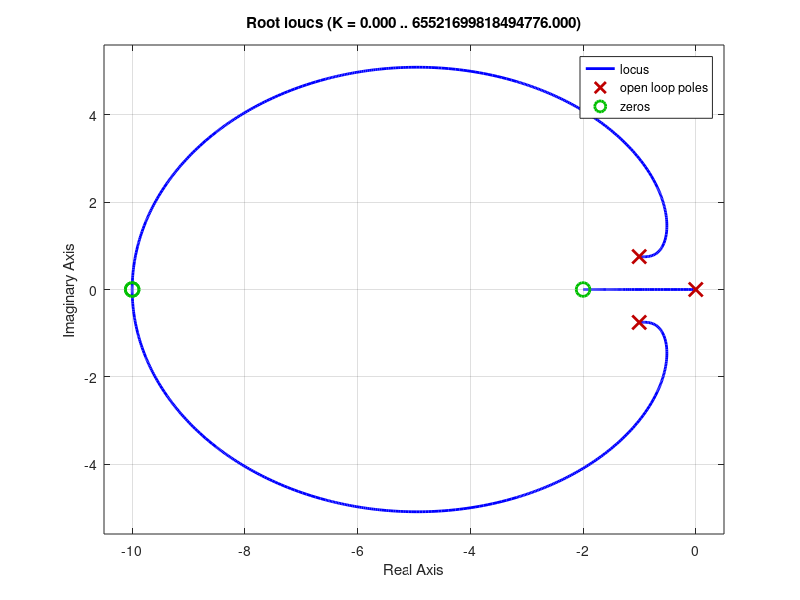

Here is the MATLAB script that generated this plot: (Note: this script raises an error after producing the figure.)
clc 
clear all
close all

% Aggiunge il FF al med_paper1


%% DEFINIZIONE TEMPO DI SIMULAZIONE

% Definizione di un predefinito numero di campioni spalmati sull'intervallo
% di tempo
numeroCampioni=20000;

% Definizione del tempo finale di simulazione
tempoFinale=2;

% Definizione del delta t
delta_t=tempoFinale/numeroCampioni;

numeroCampioni=numeroCampioni+1;

% Definizione del vettore dei tempi
t=[0:delta_t:tempoFinale];

%% INPUT DATI
% Input da questo file.
code=0;

if(code==1)
    %inserire il numero di salti:
    numControllori=input('Inserire il numero desiderato di Controllori: ');
    numSalti=numControllori-1;
    
    %inserire il riferimento (quello a regime permanente):
    numRifStatico=input('Inserire il numeratore del riferimento statico: ');
    denRifStatico=input('Inserire il denominatore del riferimento statico: ');
    rifStaticoTempo=input('Inserire l espressione del riferimento statico nel tempo: ');
    
    %inserire il riferimento dinamico:
    numRifDinamico=input('Inserire il numeratore del riferimento dinamico: ');
    denRifDinamico=input('Inserire il denominatore del riferimento dinamico: ');
    rifDinamicoTempo=input('Inserire l espressione del riferimento dinamico nel tempo: ');

    
    %inserire il processo:
    numProcesso=input('Inserire il numeratore del processo: ');
    
    %inserire condizioni iniziali del processo:
    condInizialiProcesso=input('Inserire le condizioni iniziali del processo: ');
    
    for i=1:numControllori
        stringaControllerNum=strcat('Inserire il numeratore del controllore ',num2str(i),': ');
        controllerNum=input(stringaControllerNum);
        stringaControllerDen=strcat('Inserire il denominatore del controllore ',num2str(i),': ');
        controllerDen=input(stringaControllerDen);
        sistema(i).fdtControllore=tf(controllerNum, controllerDen);
    end
    
    guadagnoErrore=input('Inserire guadagno relativo all errore: ');
    guadagnoDerivataErrore=input('Inserire guadagno relativo alla derivata dell errore');
    
else
    numSalti=1;
    numControllori=numSalti+1;

    esponente=25;
    
     numRifDinamico=esponente;
     denRifDinamico=[1 esponente 0];
%     numRifDinamico=1;
%     denRifDinamico=[1 0];
    rifDinamicoTempo=1-exp(-esponente*t);
    
     wn=2*pi/5;
    delta=0.8;
    % P=k/(s^2+as+b)
    k1=1*(wn^2);
    k2=20*(wn^2);
    k3=100*(wn^2);

    a=2*delta*wn;
    b=wn^2;
    
    
    
    numProcesso=[k1 k2 k3];
    denProcesso=[1 a b];
    
    CI_Processo=[0; 0];
    CI_Controllore=0;
    CI_cc=[CI_Controllore; CI_Processo];
    
    Kp=[0.1 0.3];
    Ki=[0.2 3];
    % Ki=[0.2 3 0.2];

    sistema(1).fdtControllore=tf([Kp(1) Ki(1)], [1 0]);
    sistema(2).fdtControllore=tf([Kp(2) Ki(2)], [1 0]);
   % sistema(3).fdtControllore=tf([Kp Ki(3)], [1 0]);
   
   % segnale di feedforward
   den_w=[1 250];
   num_w=[1];
 
   
%       esponente=50;
%    
%     
%     wn=2*pi/3;
%     delta=50;
%     % P=k/(s^2+as+b)
%     k1=1*(wn^2);
%     k2=5*(wn^2);
%     k3=1000*(wn^2);
% 
%     a=2*delta*wn;
%     b=wn^2;
%     
%     Kp=[8.3 2.8];
%     Ki=[0.1 20.5];
   
    % guadagno associato all'errore nel funzionale di costo
    p1=10;
    % guadagno associato alla derivata dell'errore nel funzionale di costo
    p2=1e-2;
end

%% COSTRUZIONE FUNZIONI DI TRASFERIMENTO

%fdt del riferimento dinamico
fdtRifDinamico=tf(numRifDinamico, denRifDinamico)

%fdt del processo
fdtProcesso=tf(numProcesso, denProcesso)

%fdt del FF
fdtFF=tf(num_w, den_w);


%fdt dei sistemi a ciclo chiuso 
for i=1:numControllori
    %il sistema a ciclo chiuso
    sistema(i).fdtCicloChiuso=feedback(sistema(i).fdtControllore*fdtProcesso,1)
    sistema(i).fdtCicloChiusoFF=feedback(fdtProcesso,sistema(i).fdtControllore)
end
figure(3)
rlocus(sistema(1).fdtControllore*fdtProcesso)
%% COSTRUZIONE MATRICI DI STATO
% phi = rd - rs
% COSTRUZIONE A_phi
   
% Passare al sistema in forma minima per semplificare la funzione di
% trasferimento
sistema_rd=ss(fdtRifDinamico,'minimal');
   
% Ottenere numeratore e denominatore della fdt
[num_rd,den_rd]=tfdata(tf(sistema_rd),'v');


% Passare al sistema in forma minima per semplificare la funzione di
% trasferimento
sistema_w=ss(fdtFF,'minimal');
   
% Ottenere numeratore e denominatore della fdt
[num_w,den_w]=tfdata(tf(sistema_w),'v');
    
% Calcolo del numero di stati
numStati_r=length(den_rd)-1;

A_rd=zeros(numStati_r, numStati_r);

% Calcolo della matrice A del sistema
if(numStati_r>1)
    A_rd(1:numStati_r-1,2:numStati_r)=eye(numStati_r-1);
    A_rd(1:numStati_r-1,1)=zeros(numStati_r-1,1);
    A_rd(numStati_r,:)=-den_rd(numStati_r+1:-1:2);
else
    if (numStati_r==1)
        A_rd=-den_rd(2);
    end
end

%Calcolo del numero di stati
numStati_w=length(den_w)-1;

A_w=zeros(numStati_w, numStati_w);

% Calcolo della matrice A del sistema
if(numStati_w>1)
    A_w(1:numStati_w-1,2:numStati_w)=eye(numStati_w-1);
    A_w(1:numStati_w-1,1)=zeros(numStati_w-1,1);
    A_w(numStati_w,:)=-den_w(numStati_w+1:-1:2);
else
    if (numStati_w==1)
        A_w=-den_w(2);
    end
end
 

% Costruzione del sistema processo
[num_p,den_p]=tfdata(fdtProcesso,'v');
numStati_p=length(den_p)-1;
if(numStati_p>1)
    % 1) Riempire le prime n-1 righe dalla seconda colonna in poi con I shiftato a destra di 1.
    A_p(1:numStati_p-1,2:numStati_p)=eye(numStati_p-1);
    % 2) Riempire la prima colonna fino a n-1 righe di zeri.
    A_p(1:numStati_p-1,1)=zeros(numStati_p-1,1);
    % 3) Riempire l'ultima riga con i coefficienti del denominatore
    % cambiati di segno.
    A_p(numStati_p,:)=-den_p(numStati_p+1:-1:2);
else
    % In questo caso A è scalare.
    A_p=-den_p(2);
end

% Costruire B in forma canonica di controllore:
% 1) Riempire le prime n-1 righe di zeri.
B_p=zeros(numStati_p,1);
% 2) Settare a 1 l'ultima riga.
B_p(numStati_p,1)=1;

D_p=num_p(1);

% Costruire C in forma canonica di controllore:
C_p=zeros(1,numStati_p);
% 1) Riempire la prima riga di C con i coefficienti del numeratore dal
% grado + basso al + alto.
C_p(1:numStati_p)=num_p(numStati_p+ 1:-1:2)-D_p*den_p(numStati_p+ 1:-1:2);

% Normalizzo la matrice C mettendo i suoi coefficienti nella dinamica
mul=eye(numStati_p);
for j=1:numStati_p
    if(C_p(j)~=0)
        mul(j,j)=C_p(j);
        C_p(j)=1;
    end
end
A_p=mul*A_p*(mul^-1);
B_p=mul*B_p;

Ifull=eye(numStati_r);
Ir=Ifull(1,:);

Ifull=eye(numStati_w);
Iw=Ifull(1,:);

B_w=B_p;
D_w=D_p;
for i=1:numControllori
     
    % Ricava numeratore e denominatore della fdt a ciclo chiuso. 
    % I vettori sono di uguale lunghezza e vanno dal grado maggiore a
    % quello minore.
    [num_cc, den_cc]=tfdata(sistema(i).fdtCicloChiuso,'v')
    
    % Ricava il numero di stati a ciclo chiuso uguale al grado del
    % denominatore della fdt.
    numStati_cc=length(den_cc)-1;
    
    % Costruire Acc considerando come stato [xc xp]
    % Costruzione del sistema controllore 
    [num_c,den_c]=tfdata(sistema(i).fdtControllore,'v');

    numStati_c=length(den_c)-1;
    A_c=zeros(numStati_c, numStati_c);
    if(numStati_c>1)
        % 1) Riempire le prime n-1 righe dalla seconda colonna in poi con I shiftato a destra di 1.
        A_c(1:numStati_c-1,2:numStati_c)=eye(numStati_c-1);
        % 2) Riempire la prima colonna fino a n-1 righe di zeri.
        A_c(1:numStati_c-1,1)=zeros(numStati_c-1,1);
        % 3) Riempire l'ultima riga con i coefficienti del denominatore
        % cambiati di segno.
        A_c(numStati_c,:)=-den_c(numStati_c+1:-1:2);
    else
        % In questo caso A è scalare.
        A_c=-den_c(2);
    end

    
    % Costruire B in forma canonica di controllore:
    % 1) Riempire le prime n-1 righe di zeri.
    B_c=zeros(numStati_c,1);
    % 2) Settare a 1 l'ultima riga.
    B_c(numStati_c,1)=1;
    
    % Costruire C in forma canonica di controllore:
    C_c=zeros(1,numStati_c);
    
    
    % Se != 0 D è il coefficiente del termine di grado massimo
    D_c=num_c(1);
    
    % 1) Riempire la prima riga di C con i coefficienti del numeratore dal
    % grado + basso al + alto.
    C_c(1:numStati_c)=num_c(numStati_c+ 1:-1:2)- D_c*den_c(numStati_c+ 1:-1:2);
    
           
    % Normalizzo la matrice C mettendo i suoi coefficienti nella dinamica
    mul=eye(numStati_c);
    for j=1:numStati_c
        if(C_c(j)~=0)
            mul(j,j)=C_c(j);
            C_c(j)=1;
        end
    end
    A_c=mul*A_c*(mul^-1);
    B_c=mul*B_c;
    
    
    sistema(i).A_c=A_c;
    sistema(i).B_c=B_c;
    sistema(i).C_c=C_c;
    sistema(i).D_c=D_c;
    
    L=1+D_p*D_c;
    
   
    
    % Costruzione sistema a ciclo chiuso
    sistema(i).A_cc=[A_c-B_c*(L^-1)*D_p*C_c               -B_c*(L^-1)*C_p; 
                     B_p*C_c-B_p*D_c*(L^-1)*D_p*C_c       A_p-B_p*D_c*(L^-1)*C_p];
    sistema(i).B_cc=[B_c-B_c*(L^-1)*D_p*D_c; 
                     B_p*D_c-B_p*D_c*(L^-1)*D_p*D_c];
                 
    sistema(i).B_cw=[-B_c*(L^-1)*D_p; 
                     -B_p*D_c*(L^-1)*D_p+B_w];
    sistema(i).C_cc=[(L^-1)*D_p*C_c (L^-1)*C_p];
    sistema(i).D_cc=(L^-1)*D_p*D_c;
    sistema(i).D_cw=D_w;
    
    disp(eig(sistema(i).A_cc));
    
    sistema(i).A_a=[sistema(i).A_cc,               sistema(i).B_cc*Ir,        sistema(i).B_cw*Iw;
        zeros(numStati_r,numStati_cc),                   A_rd,                zeros(numStati_r, numStati_w);
        zeros(numStati_w, numStati_cc),      zeros(numStati_w, numStati_r),                A_w];
    
    
    if(i==1)
        % La risposta libera del sistema a ciclo chiuso nel dominio di Laplace
        fdtRispostaLiberaCicloChiuso=tf(ss(sistema(i).A_cc, CI_cc, sistema(i).C_cc, sistema(i).D_cc));
    else
        fdtRispostaLiberaCicloChiuso=0;
    end
    
  
    
    %sistema(i).T_normal=[-sistema(i).O (eye(numStati)-sistema(i).M1)*Nr ];
    % L'errore in evoluzione libera
    sistema(i).fdt_ed=fdtRifDinamico-(sistema(i).fdtCicloChiuso*fdtRifDinamico);
    %-fdtRispostaLiberaCicloChiuso;

    % Passare al sistema in forma minima per semplificare la funzione di
    % trasferimento
    sistema_ed=ss(sistema(i).fdt_ed,'minimal');

    % Ottenere numeratore e denominatore della funzione in Laplace di y-rs
    [num_ed, den_ed]=tfdata(tf(sistema_ed), 'v');
    
    % Calcolare la dimensione della matrice Ai
    numStati_ed=length(den_ed)-1;
    
    % Salvare i dati del primo sistema che serviranno poi per il calcolo
    % delle condizioni iniziali
    if(i==1)
        num_ed_i=num_ed;
        den_ed_i=den_ed;
        numStati_ed_i=numStati_ed;
    end
    
    % Costruzione della matrice Ai del sistema in evoluzione libera
    % ded=Ai*ed con ed=rd-y
    A_ed_temp=zeros(numStati_ed, numStati_ed);
    
    if(numStati_ed>1)
        A_ed_temp(1:numStati_ed-1, 2:numStati_ed)=eye(numStati_ed-1);
        A_ed_temp(1:numStati_ed-1, 1)=zeros(numStati_ed-1,1);
        A_ed_temp(numStati_ed,:)=-den_ed(numStati_ed+1:-1:2);
    else
        A_ed_temp=-den_ed(2);
    end
    
    numStati_v=numStati_ed;
      % calcolo matrice x il successivo cambio di coordinate a [e e' e'' ...]
    sistema(i).M1=zeros(numStati_v, numStati_v);
    sistema(i).M2=zeros(numStati_v, numStati_v);
    sistema(i).O=zeros(numStati_v, numStati_cc);
    
    
    % chain_1 is A^n    
    chain_1=eye(numStati_cc);
    % chain_2 is [A^(n-1)B | A^(n-2)B |...| B]
    chain_2=zeros(numStati_cc,numStati_v);
    chain_3=zeros(numStati_cc,numStati_v);
    for j=1:numStati_v
        sistema(i).O(j,1:numStati_cc)=sistema(i).C_cc*(chain_1);
        sistema(i).M1(j,:)=sistema(i).C_cc*(chain_2);
        sistema(i).M1(j,j)=sistema(i).D_cc;
        
        sistema(i).M2(j,:)=sistema(i).C_cc*(chain_3);
        sistema(i).M2(j,j)=sistema(i).D_cw;
        
        chain_1=sistema(i).A_cc*chain_1;
        chain_2=sistema(i).A_cc*chain_2;
        chain_2(:,j)=sistema(i).B_cc;
        
        chain_3=sistema(i).A_cc*chain_3;
        chain_3(:,j)=sistema(i).B_cw;
    end
    %sistema(i).M=eye(numStati, numStati)-sistema(i).M;
    % Mettere I per lo stato dell' "errore" dinamico ex_rd = rs-rd
    % alla fine facendo [x_r | 0] - M [x_cc | x_r | ex_rd] = [e de ... ex_rd]
    
        Nr=zeros(numStati_v, numStati_r);
    for kk=1:numStati_v
       Nr(kk,:)=Ir*(A_rd^(kk-1));
    end
    
    
    Nw=zeros(numStati_v, numStati_w);
    for kk=1:numStati_v
       Nw(kk,:)=Iw*(A_w^(kk-1));
    end
    
    % Calcolo della matrice T per questo sistema
    sistema(i).T_r=[-sistema(i).O, (eye(numStati_v)-sistema(i).M1)*Nr];
    sistema(i).T=[-sistema(i).O, (eye(numStati_v)-sistema(i).M1)*Nr, -sistema(i).M2*Nw;
                  zeros(numStati_w,numStati_cc), zeros(numStati_w, numStati_r) eye(numStati_w)];
    
    
   % B_a=[sistema(i).B_cw; zeros(numStati_r,1) ];
    B_ed=A_ed_temp*sistema(i).M2*Nw+sistema(i).T_r*[sistema(i).B_cw; zeros(numStati_r, numStati_w)]-sistema(i).M2*Nw*A_w;
    
    sistema(i).A_ed=[A_ed_temp,                        B_ed;
                     zeros(numStati_w,numStati_ed)     A_w];
                 
    numStati_ed=size(sistema(i).A_ed,1);

    numStati=numStati_ed;
       
    % numero stati iniziali
    numStati_i=numStati_ed_i;

    % Definizione del parametro epsilon per pesare gli stati non necessari
    epsilon=0;
    
    % Definizione della matrice Q usata nel funzionale di costo
    %sistema(i).Q=zeros(numStati, numStati);
    sistema(i).Q=eye(numStati, numStati)*epsilon;

    
    % Inserire i guadagni che pesano l'errore dinamico e la sua derivata
    sistema(i).Q(1,1)=p1;
    sistema(i).Q(2,2)=p2;
    
    % Calcolo della matrice P utilizzata nella legge di controllo switch
    sistema(i).P=lyap((sistema(i).A_ed)',sistema(i).Q);
       
    Pv=sistema(i).P(1:numStati_v, 1:numStati_v);
    P2=sistema(i).P(1:numStati_v, numStati_v+1:end);
    P3=sistema(i).P(numStati_v+1:end, numStati_v+1:end);
    
    sistema(i).Tc=sistema(i).T_r(:,1:numStati_c);
    sistema(i).Tp=sistema(i).T_r(:,numStati_c+1:numStati_c+numStati_p);
    sistema(i).Tr=sistema(i).T_r(:,numStati_c+numStati_p+1:numStati_c+numStati_p+numStati_r);
    
    if(i>1)
        Kc_c=sistema(i-1).Tc'*Pv*sistema(i-1).Tc;
        Kp_c=sistema(i-1).Tc'*Pv*sistema(i-1).Tp;
        Kr_c=sistema(i-1).Tc'*Pv*sistema(i-1).Tr;
        Kw_c=sistema(i-1).Tc'*P2;
                
        Kc_w=P2'*sistema(i-1).Tc;
        Kp_w=P2'*sistema(i-1).Tp;
        Kr_w=P2'*sistema(i-1).Tr;
        Kw_w=P3;
        
        
        sistema(i-1).Kcw=[Kc_c, Kw_c;
                           Kc_w,  Kw_w ];
        sistema(i-1).Kp=[Kp_c;
                         Kp_w];
        sistema(i-1).Kr=[Kr_c;
                         Kr_w];
    end
    
%     if(i>1)
%         % Calcolo matrici per cambio di coordinate da xcc a xe
%         sistema(i-1).F=sistema(i-1).O'*sistema(i).P*sistema(i-1).O;
%         sistema(i-1).G=sistema(i-1).O'*sistema(i).P*sistema(i-1).M;
%     end
end



%% CALCOLO DELLE CONDIZIONI INIZIALI DEL SISTEMA

% Per Calcolare le condizioni iniziali del sistema ci avvaliamo di un
% semplice metodo per il quale M.ci=R. L'equazione è:
% [b1 b2 .... b_n] [f(0)      ]    [  a0  ]
% [b2 b3 .... 0  ] [f'(0)     ] =  [  a1  ]
% [...        ...] [...       ]    [ ...  ]
% [b_n   .....0  ] [df_n-1(0) ]    [a_n-1 ]
% con b_i coefficienti del denominatore e a_i coefficienti del numeratore.

% CALCOLO CONDIZIONI INIZIALI RIFERIMENTO DINAMICO

% Calcolo della matrice M
M_ParametriCI_rd=zeros(numStati_r);

% Costruzione del vettore dei termini noti [a0 a1 ... a_n-1]
R_TerminiNotiCI_rd=(num_rd(numStati_r+1:-1:2))';

% Construzione della matrice dei parametri
for i=1:numStati_r
    % i coefficienti del denominatore vanno da numStati a 1
    M_ParametriCI_rd(i,1:numStati_r+1-i)=den_rd(numStati_r+1-i:-1:1)';
end
CI_rd=zeros(numStati_r,1);
% Calcolo delle condizioni iniziali come vettore colonna
CI_rd(1:numStati_r,1)=(M_ParametriCI_rd^-1)*R_TerminiNotiCI_rd
% for kk=numStati_r+1:numStati
%     CI_rd(kk,1)=Nr(kk-1, :)*CI_rd;
% end


% CALCOLO CONDIZIONI INIZIALI DI w (FF)
% Calcolo della matrice M
M_ParametriCI_w=zeros(numStati_w);

% Costruzione del vettore dei termini noti [a0 a1 ... a_n-1]
R_TerminiNotiCI_w=(num_w(numStati_w+1:-1:2))';

% Construzione della matrice dei parametri
for i=1:numStati_w
    % i coefficienti del denominatore vanno da numStati a 1
    M_ParametriCI_w(i,1:numStati_w+1-i)=den_w(numStati_w+1-i:-1:1)';
end
CI_w=zeros(numStati_w,1);
% Calcolo delle condizioni iniziali come vettore colonna
CI_w(1:numStati_w,1)=(M_ParametriCI_w^-1)*R_TerminiNotiCI_w

%CI_w=0;

% CALCOLO CONDIZIONI INIZIALI DEL SISTEMA ed=rd-y

% Calcolo della matrice M
M_ParametriCI_ed=zeros(numStati_ed_i);

% Costruzione del vettore dei termini noti [a0 a1 ... a_n-1]
R_TerminiNotiCI_ed=(num_ed_i(numStati_ed_i+1:-1:2))';

% Construzione della matrice dei parametri
for i=1:numStati_ed_i
    % i coefficienti del denominatore vanno da numStati a 1
    M_ParametriCI_ed(i,1:numStati_ed_i+1-i)=den_ed_i(numStati_ed_i+1-i:-1:1)';
end

% Calcolo delle condizioni iniziali come vettore colonna
CI_ed=[(M_ParametriCI_ed^-1)*R_TerminiNotiCI_ed; CI_w]


%% COSTRUZIONE MATRICI PER OTTIMIZZAZIONE
numStati_a=numStati_cc+numStati_r+numStati_w;
numStati_nc=numStati_p+numStati_r;

for kk=1:numSalti
    Mc1(numStati_a*(kk-1)+1:numStati_a*kk,numStati_a*(kk-1)+1:numStati_a*kk)=sistema(kk).T'*(-sistema(kk).P)*sistema(kk).T; 
    Mc2(numStati_a*(kk)+1:numStati_a*(kk+1),numStati_a*(kk)+1:numStati_a*(kk+1))=sistema(kk+1).T'*(sistema(kk+1).P)*sistema(kk+1).T; 
end
Mc2(1:numStati_a, 1:numStati_a)=sistema(1).T'*(sistema(1).P)*sistema(1).T;


timeMesh = zeros(numSalti, numeroCampioni);
Aav=zeros(numStati_a, numStati_a*numSalti);
Tv=zeros(numStati, numStati_a*numSalti);
Pv=zeros(numStati, numStati*numSalti);
for kk=1:numSalti+1
    Aav(:, numStati_a*(kk-1)+1:kk*numStati_a)=sistema(kk).A_a;
    Tv(:,numStati_a*(kk-1)+1:kk*numStati_a)=sistema(kk).T;
    Pv(:,numStati*(kk-1)+1:kk*numStati)=sistema(kk).P;
    if(kk<=numSalti)
        time=0;
        for kkk=1:numeroCampioni
            timeMesh(kk, kkk)=time;
            time=time+delta_t;
        end
    end
end

cnt=1;
Jnow=Inf;
indexes=zeros(1, numSalti);

CI_a=[CI_cc; CI_rd; CI_w];
C_constraint=zeros(1,numStati);
C_constraint(1,1)=1;


%% PLOT RISULTATI
if(numSalti==1)
    Jstore=zeros(1, numeroCampioni);
    
    [index_opt, Jmin, Jstore, x_reset]=FindJCostminStore_resetFFBumpless(cnt, indexes, numSalti, numStati_a, numStati_c, numStati_p, numStati_r, numStati_w, numeroCampioni, timeMesh, Mc1, Mc2, Aav, CI_a, Jnow, indexes, Jstore, CI_a, Tv, Pv, numStati, C_constraint);
    plot(t,Jstore);
    
    Jmin
    t(index_opt(1))
else
    if(numSalti==2)
        Jstore=zeros(1, numeroCampioni^2);
        [index_opt, Jmin, Jstore, x_reset]=FindJCostminStore_resetFF(cnt, indexes, numSalti, numStati_a, numStati_c, numStati_w, numeroCampioni, timeMesh, Mc1, Mc2, Aav, CI_a, Jnow, indexes, Jstore, CI_a);
        Jmatrix=zeros(numeroCampioni, numeroCampioni);
        for i=1:numeroCampioni
            for j=1:numeroCampioni
                Jmatrix(i,j)=Jstore((i-1)*numeroCampioni+j);
            end
        end
        mesh(t,t,Jmatrix);
        
    else
        
        [index_opt, Jmin, x_reset]=FindJCostmin_resetFF(cnt, indexes, numSalti, numStati_a, numStati_c, numStati_w, numeroCampioni, timeMesh, Mc1, Mc2, Aav, CI_a, Jnow, indexes, CI_a)
        
        istante_switch=t(index_opt)
    end
end

CI_a=x_reset(1:numStati_a,1);

CI_cc_new=x_reset(1:numStati_cc,1);
CI_w_new=x_reset(numStati_cc+numStati_r+1:numStati_a,1);


% Condizione iniziale dello stato del riferimento
x_rd=zeros(numStati_r,1);
x_rd=CI_rd;

x_w=zeros(numStati_w,1);
x_w=CI_w_new;

% evoluzione dei sistemi autonomi
d_x_cc_s=zeros(numStati_cc,numControllori);
x_cc_s=zeros(numStati_cc,numControllori);
for nSist=1:numControllori
    x_cc_s(:,nSist)=CI_cc;
end

x_ed=zeros(numStati, 1);
x_ed(:,1)=sistema(1).T*[CI_cc_new; CI_rd; CI_w_new];

x_a=CI_a;


samples=2000000;
% Definizione del delta t
dt=tempoFinale/samples;

samples=samples+1;

% Definizione del vettore dei tempi
t1=[0:dt:tempoFinale];

x_cc_normal=CI_cc_new;
x_cc_normal_plot=zeros(1,samples);
x_w_plot=zeros(1,samples);
x_ed_plot=zeros(numStati, samples);
x_cc_system_plot=zeros(numControllori, samples);
x_rd_plot=zeros(numStati_r, samples);
x_a_plot=zeros(1,samples);
index_normal=1;
switch_i=1;

for i=1:samples
    x_cc_normal_plot(i)=sistema(index_normal).C_cc*x_cc_normal+sistema(index_normal).D_cc*x_rd(1,1)+sistema(index_normal).D_cw*x_w(1,1);
    x_rd_plot(:,i)=x_rd;
    x_ed_plot(:,i)=x_ed;
    x_w_plot(:,i)=x_w(1,1);
    x_a_plot(:,i)=sistema(index_normal).C_cc*x_a(1:numStati_c+numStati_p,1)+[sistema(index_normal).D_cc*Ir, sistema(index_normal).D_cw*Iw]*x_a(numStati_c+numStati_p+1:end,1);
    
    % Evoluzione dei sistemi 
    % evolutione dello stato senza ottimizzazione con switch al tempo
    % ottimo
    if(switch_i<=numSalti)
        if(t1(i)>=t(index_opt(switch_i)))
            index_normal=index_normal+1;
            x_a_normal=x_reset(numStati_a*(switch_i)+1:numStati_a*(switch_i+1),1);
            x_a=x_a_normal;
            x_cc_normal=x_a_normal(1:numStati_cc,1);
            x_w=x_a_normal(numStati_cc+numStati_r+1:end,1);
            x_ed=sistema(index_normal).T*[x_cc_normal; x_rd; x_w];
            switch_i=switch_i+1;
        end
    end
    d_x_a=sistema(index_normal).A_a*x_a;
    x_a=x_a+d_x_a*dt;
    
    d_x_cc_normal=sistema(index_normal).A_cc*x_cc_normal+sistema(index_normal).B_cc*x_rd(1,1)+sistema(index_normal).B_cw*x_w(1,1);
    x_cc_normal=x_cc_normal+d_x_cc_normal*dt;
    
    for nSist=1:numControllori
        d_x_cc_s(:,nSist)=sistema(nSist).A_cc* x_cc_s(:,nSist)+sistema(nSist).B_cc*x_rd(1,1);
        x_cc_s(:,nSist)=x_cc_s(:,nSist)+d_x_cc_s(:,nSist)*dt;
        x_cc_system_plot(nSist,i)=sistema(nSist).C_cc*x_cc_s(:,nSist)+sistema(nSist).D_cc*x_rd(1,1);
    end
    % Evoluzione di rd
    d_x_rd=A_rd*x_rd;
    x_rd=x_rd+d_x_rd*dt;
    
    d_x_ed=sistema(index_normal).A_ed*x_ed;
    x_ed=x_ed+d_x_ed*dt;
    
    d_x_w=A_w*x_w;
    x_w=x_w+d_x_w*dt;
end

Plot1=figure(2);
%ax(1)=subplot(2,1,1);
plot(t1,x_w_plot,t1,x_cc_normal_plot,t1,x_rd_plot(1,:), t1, x_cc_system_plot(1,:), t1, x_cc_system_plot(2,:),t1,x_ed_plot(1,:),t1,x_a_plot);
grid on
h=legend('w','$C_{switch}$', '$\overline{r}$', '$C_1$', '$C_2$', 'ed', 'xa'); 
set(h,'Interpreter','latex')
plotParam

% 
% ax(2)=subplot(2,1,2);
% plot(t,J_optim,'b',t,J_normal, 'r');
% legend('Funzionale di Costo Reset', 'Funzionale di Costo Normal');   
% grid on
% plotParam   
% 
% linkaxes(ax,'x');